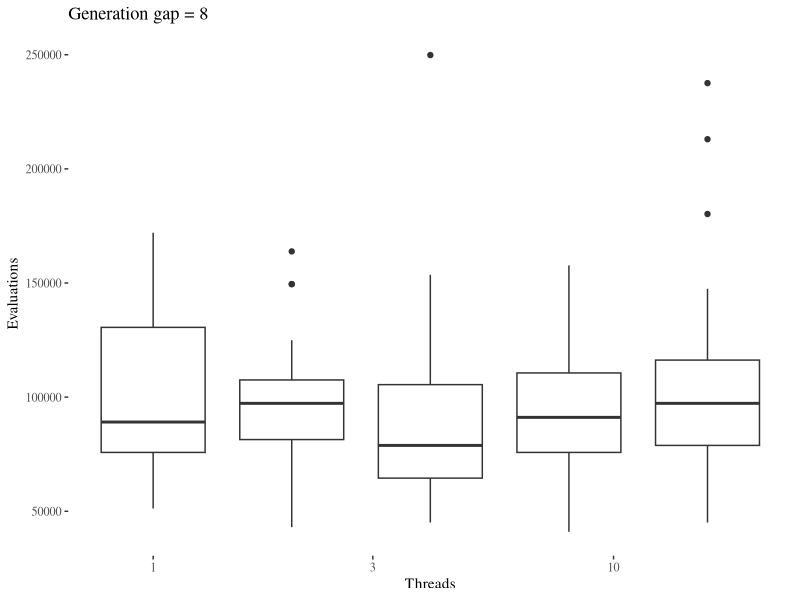
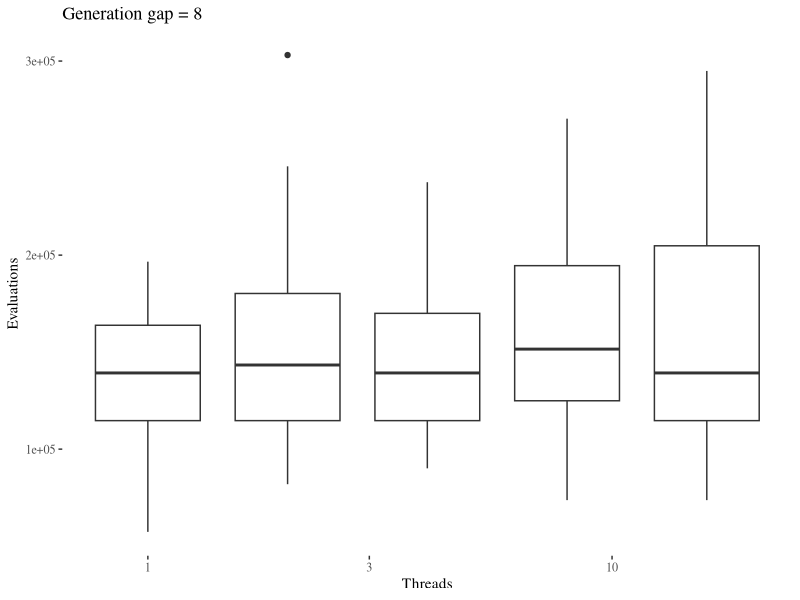
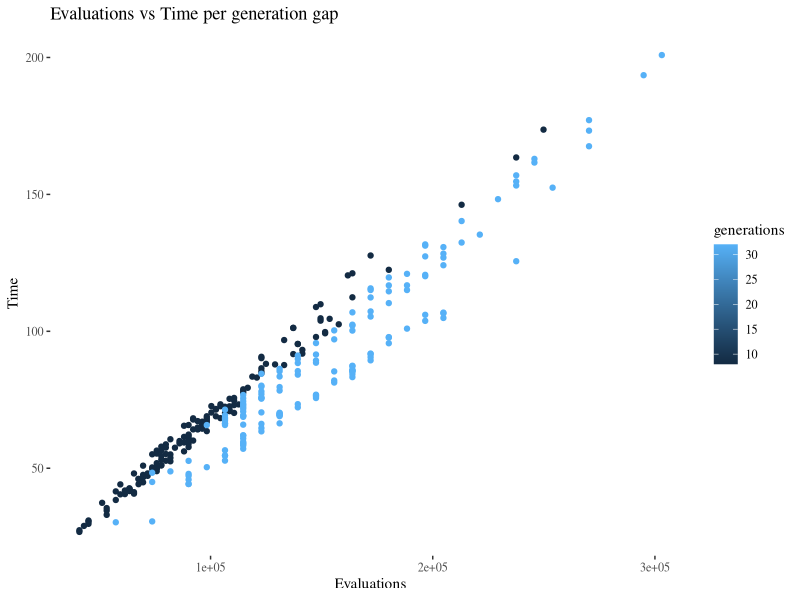
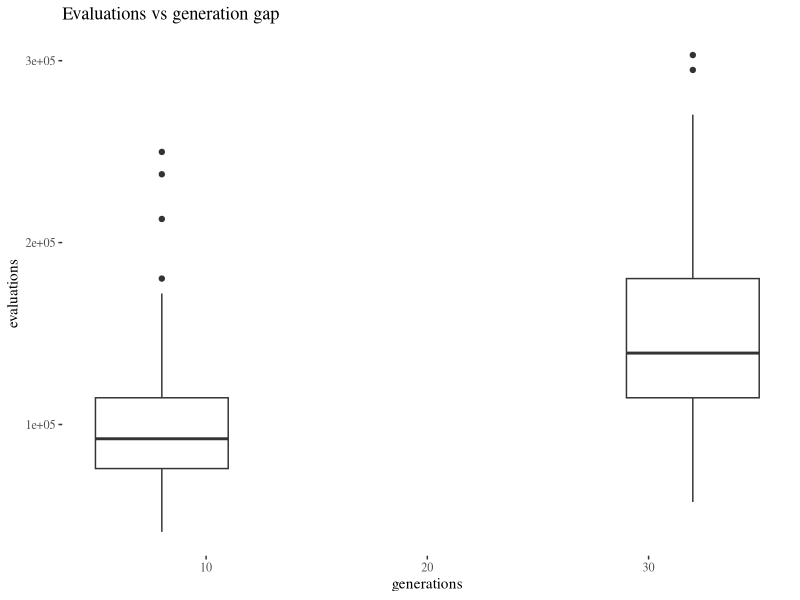
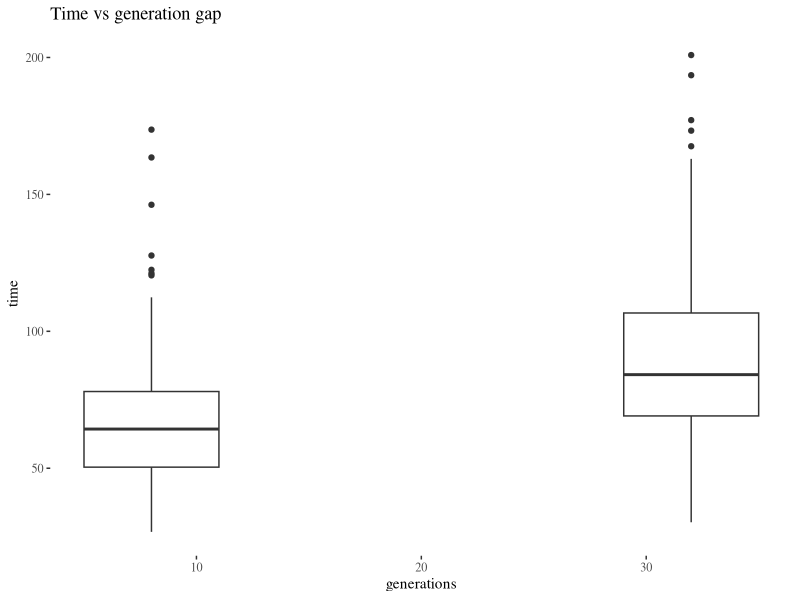
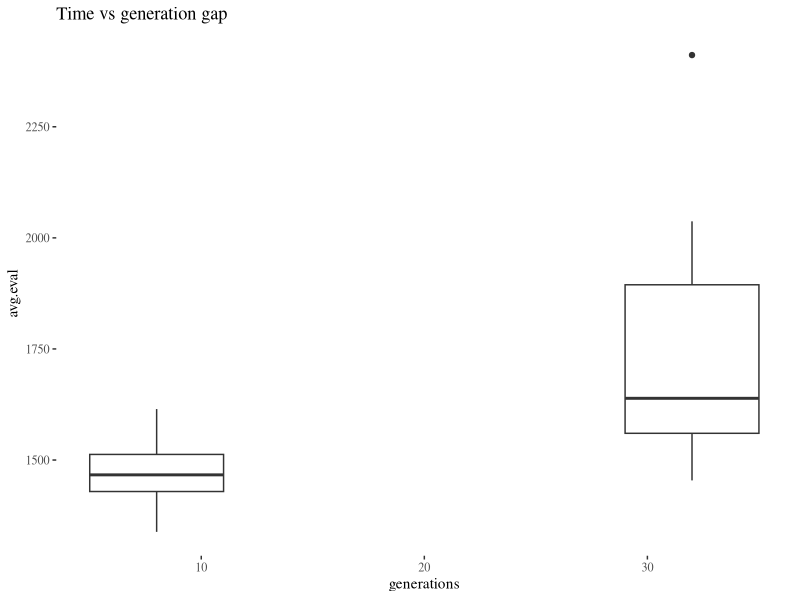

The R source for these figures, in order:
library(reshape2)
library(ggplot2)
library(ggthemes)

data.8 <- read.csv('../data/8generations.csv')
data.32 <- read.csv('../data/32generations.csv')

ggplot(data.8,aes(x=Threads,y=Evaluations,group=Threads))+geom_boxplot()+scale_x_log10()+theme_tufte()+labs(x="Threads",y="Evaluations",title="Generation gap = 8")
ggplot(data.32,aes(x=Threads,y=Evaluations,group=Threads))+geom_boxplot()+scale_x_log10()+theme_tufte()+labs(x="Threads",y="Evaluations",title="Generation gap = 8")

data <- data.frame(generations=c(rep(8,length(data.8$Time)),rep(32,length(data.32$Time))),time=c(data.8$Time,data.32$Time),evaluations=c(data.8$Evaluations,data.32$Evaluations))
ggplot(data,aes(x=evaluations,y=time,color=generations))+geom_point()+theme_tufte()+labs(x="Evaluations",y="Time",title="Evaluations vs Time per generation gap")

ggplot(data,aes(x=generations,y=evaluations,group=generations))+geom_boxplot()+theme_tufte()+labs(title="Evaluations vs generation gap")
ggplot(data,aes(x=generations,y=time,group=generations))+geom_boxplot()+theme_tufte()+labs(title="Time vs generation gap")

data$avg.eval = data$evaluations/data$time
ggplot(data,aes(x=generations,y=avg.eval,group=generations))+geom_boxplot()+theme_tufte()+labs(title="Time vs generation gap")
